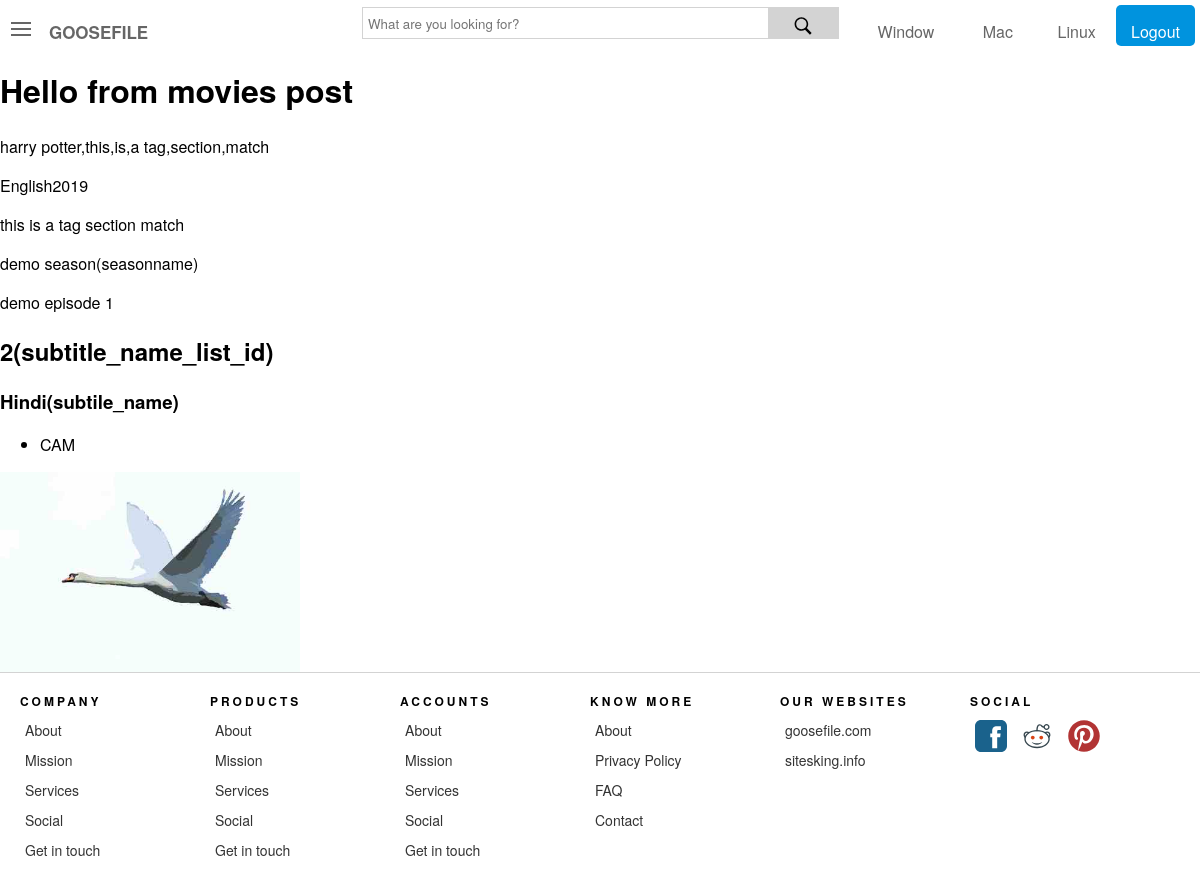
The page /movie/1/ on the database its author committed.
### movies_list/models.py (models this page shows, shortened)
class Movies_list(models.Model):
	id=models.AutoField(primary_key=True)
	name=models.TextField(blank=False,null=False)
	genres_list_id=models.IntegerField(blank=False,null=False)
	cast_id=models.IntegerField()
	director_id=models.IntegerField()
	writer_id=models.IntegerField()
	country_id=models.IntegerField()
	story_line=models.TextField()
	season_id=models.IntegerField(blank=False)
	cost=models.IntegerField()
	Awards_id=models.IntegerField()
	Release=models.DateField(auto_now=False, auto_now_add=False)
	created_at=models.DateTimeField(auto_now=True, auto_now_add=False)
	language_id=models.IntegerField()
	IMDB_ratting=models.FloatField()
	trailer_link=models.TextField()
	views=models.IntegerField()
	likes=models.IntegerField()
	ratting=models.FloatField()
	imdb_link=models.TextField()
	tags=models.TextField()
	class Meta:
		verbose_name_plural = "movies_list"

### language_name/models.py (models this page shows, shortened)
class Language_name(models.Model):
	language_id=models.IntegerField()
	language_name=models.CharField(max_length=40)
	language_short_code=models.TextField(max_length=5)
	class Meta:
		verbose_name_plural="language_name"

### season/models.py (models this page shows, shortened)
class Season(models.Model):
	season_id=models.IntegerField()
	season_no=models.IntegerField()
	season_name=models.TextField(blank=False)
	eposide_id=models.IntegerField()
	plot=models.TextField()
	class Meta:
		verbose_name_plural="season"

### episode/models.py (models this page shows, shortened)
class Episode(models.Model):
	episode_id=models.IntegerField(blank=False)
	episode_no=models.IntegerField()
	episode_name=models.CharField(max_length=40)
	link_list_id=models.IntegerField()
	views=models.IntegerField()
	adult=models.BooleanField()
	filler=models.BooleanField()
	desc=models.TextField()
	class Meta:
		verbose_name_plural = "episode"

### subtitle_list/models.py (models this page shows)
class Subtitle_list(models.Model):
	subtitle_list_id=models.PositiveIntegerField()
	subtitle_no=models.PositiveIntegerField()
	subtitle_name_id=models.PositiveIntegerField()
	class Meta:
		verbose_name_plural="subtitle list"

### subtitle_name/models.py (models this page shows, shortened)
class Subtitle_name(models.Model):
	subtitle_name_id=models.PositiveIntegerField()
	subtitle_name=models.CharField(max_length=40)
	subtitle_short_code=models.CharField(max_length=5)
	class Meta:
		verbose_name_plural="subtitle name"

### quality/models.py (models this page shows)
class Quality(models.Model):
	quality_id=models.PositiveIntegerField()
	quality_name=models.CharField(max_length=40)
	quality_short_name=models.CharField(max_length=6)
	quality_priority=models.PositiveIntegerField()
	class Meta:
		verbose_name_plural='quality'

### pics/models.py (models this page shows)
class Pics(models.Model):
	image_id=models.IntegerField()
	pic_link=models.ImageField(upload_to='images/')
	class Meta:
		verbose_name_plural = "pics"

### movies_list/main_view.py (the view)
# urls.py: path('movie/<int:movie_id>/',movies_details,name="movies-details"),
def movies_details(request,movie_id):
	handler=Handler()
	card=Card()
	obj_movie_list=	handler.get_movie_list(id=movie_id)
	obj_award_list=	handler.get_award_list(award_id=obj_movie_list.Awards_id)
	obj_award_name=	handler.get_award_name(award_name_id=obj_award_list.award_name_id)
	obj_cast=handler.get_cast(cast_id=obj_movie_list.cast_id)
	obj_country_list=handler.get_country_list(country_id=obj_movie_list.country_id)
	obj_director=handler.get_director(director_id=obj_movie_list.director_id)
	obj_season=handler.get_season(season_id=obj_movie_list.season_id)
	obj_episode=handler.get_episode(episode_id=obj_season.eposide_id)
	obj_genre_list=handler.get_genre_list(genre_id=obj_movie_list.genres_list_id)
	obj_genre_name=handler.get_genre_name(genre_name_id=obj_genre_list.genre_name_id)
	obj_language_name=handler.get_language_name(language_id=obj_movie_list.language_id)
	if obj_episode is not None:
		obj_link=handler.get_link(link_list_id=obj_episode.link_list_id)
	else:
		obj_link=None
	if obj_link is not  None:
		obj_server_name=handler.get_server_name(server_name_id=obj_link.server_name_id)
		obj_server_type=handler.get_server_type(server_type_id=obj_link.server_type_id)
		obj_subtitle_list=handler.get_subtitle_list(subtitle_list_id=obj_link.subtitle_list_id)
		obj_quality=handler.get_quality(quality_id=obj_link.quality_id)
	else:
		obj_server_name=None
		obj_server_type=None
		obj_subtitle_list=None
		obj_quality=None
	if obj_subtitle_list is not  None:
		obj_subtitle_name=handler.get_subtitle_name(subtitle_name_id=obj_subtitle_list.subtitle_name_id)
	else:
		obj_subtitle_name=None
	if obj_link is not  None:
		one_best_quality=card.get_best_quality(movie_id)
	else:
		one_best_quality=None
	obj_writer=handler.get_writer(writer_id=obj_movie_list.writer_id)
	obj_cast_pics=handler.get_pics(image_id=obj_cast.image_id)
	tags=obj_movie_list.tags
	tags=tags.split(",")
	context={
		'movie_list':obj_movie_list,
		'award_list':obj_award_list,
		'award_name':obj_award_name,
		'cast':obj_cast,
		'country_list':obj_country_list,
		'director':obj_director,
		'season':obj_season,
		'episode':obj_episode,
		'genre_list':obj_genre_list,
		'genre_name':obj_genre_name,
		'language_name':obj_language_name,
		'link':obj_link,
		'quality':obj_quality,
		'server_name':obj_server_name,
		'server_type':obj_server_type,
		'subtitle_list':obj_subtitle_list,
		'subtitle_name':obj_subtitle_name,
		'writer':obj_writer,
		'cast_pics':obj_cast_pics,
		'tags':tags,
		'best_quality':one_best_quality,
	}
	return render(request,"movies_list_html/movie_post.html",context)

### movies_list/main_view.py (called while the page is built)
	def get_movie_list(self,id):
		try:
			obj_movie_list=Movies_list.objects.get(id=id)
		except Movies_list.DoesNotExist:
			obj_movie_list=None
		return obj_movie_list

	def get_award_list(self,award_id):
		try:
			obj_award_list=Award_list.objects.get(award_id=award_id)
		except Award_list.DoesNotExist:
			obj_award_list
		return obj_award_list

	def get_award_name(self,award_name_id):
		try:
			obj_award_name=Award_name.objects.get(award_name_id=award_name_id)
		except Award_name.DoesNotExist:
			obj_award_name=None
		return obj_award_name

	def get_cast(self,cast_id):
		try:
			obj_cast=Cast.objects.get(cast_id=cast_id)
		except Cast.DoesNotExist:
			obj_cast=None
		return obj_cast

	def get_country_list(self,country_id):
		try:
			obj_country_list=Country_list.objects.get(country_id=country_id)
		except Country_list.DoesNotExist:
			obj_country_list=None
		return obj_country_list

	def get_director(self,director_id):
		try:
			obj_director=Director.objects.get(director_id=director_id)
		except Director.DoesNotExist:
			obj_director=None
		return obj_director

	def get_season(self,season_id):
		try:
			obj_season=Season.objects.get(season_id=season_id)
		except Season.DoesNotExist:
			obj_season=None
		return obj_season

	def get_episode(self,episode_id):
		try:
			obj_episode=Episode.objects.get(episode_id=episode_id)
		except Episode.DoesNotExist:
			obj_episode=None
		return obj_episode

	def get_genre_list(self,genre_id):
		try:
			obj_genre_list=Genre_list.objects.get(genre_id=genre_id)
		except Genre_list.DoesNotExist:
			obj_genre_list=None
		return obj_genre_list

	def get_genre_name(self,genre_name_id):
		try:
			obj_genre_name=Genre_name.objects.get(genre_name_id=genre_name_id)
		except Genre_name.DoesNotExist:
			obj_genre_name=None
		return obj_genre_name

	def get_language_name(self,language_id):
		try:
			obj_language_name=Language_name.objects.get(language_id=language_id)
		except Language_name.DoesNotExist:
			obj_language_name=None
		return obj_language_name

	def get_link(self,link_list_id):
		try:
			obj_link=Link.objects.get(link_list_id=link_list_id)
		except Link.DoesNotExist:
			obj_link=None
		return obj_link

	def get_server_name(self,server_name_id):
		try:
			obj_server_name=Server_name.objects.get(server_name_id=server_name_id)
		except Server_name.DoesNotExist:
			obj_server_name=None
		return obj_server_name

### movies_list/Templates/movies_list_html/movie_post.html (shortened to what this page needs)
{% include "includes/header.html"%}
<h1>Hello from movies post</h1>
{{ movie_list.name }},{{movie_list.tags}}
<p>{{language_name.language_name}}{{movie_list.Release.year}}</p>
{% for t in tags%}
{{t}}
{%endfor%}
<p>{{season.season_name}}(seasonname)</p>
<p>{{episode.episode_name}}</p>
<h2>{{subtitle_list.subtitle_name_id}}(subtitle_name_list_id)</h2>
<h3>{{subtitle_name.subtitle_name}}(subtile_name)</h3>
<ul>
	{% for quality in best_quality %}
		<li>{{quality.quality_short_name}}</li>
	{%endfor%}
</ul>
 <img style="height:200px;height:200px"src="../../media/{{cast_pics.pic_link}}">
{% include 'includes/Footer.html' %}

### movies_list/Templates/includes/header.html (shortened to what this page needs)
<head>
{%load static%}
<link rel="stylesheet" type="text/css" href="{% static "assets/css/header-footer.css" %}">
</head>
<body >
<div id="headerContainer">
        <div id="header">
            <div id="headerLeft">
                <div class="header-content">
                    <span style="font-size:30px;cursor:pointer;color:inherit;" onclick="openNav3();openOffcanvas()">
                    </span>
                    <a href="{% url 'movies-detail' %}" style="text-decoration:none; color:inherit;"><span class="logo">Goosefile</span></a>
                 </div>
            </div>
            <div id="headerCenter">
 <form action='search.php' id='search-form' method='get' target='_top'>
                       <div class="search">
                          <input type="text" class="searchTerm" id="search" name="term" placeholder="What are you looking for?" autocomplete="off">
                          <button type="submit" class="searchButton">
                         </button>
                       </div></form>
            </div>
        <div id="headerRight">
            <div class="navmenu"><li> <a  href="#home" >Window</a></li><li ><a style="padding-left: 6%;" href="#profile">Mac</a></li>
              <li><a href="#contact">Linux</a></li>
                <li><a href="includes/handlers/logout.php" style="background: #0093de;
    border-radius: 5px;
    color: white;">Logout</a></li>
            </div>
        </div>
     </div>
</div>
<div id="mainContent-nav-mobile">

### movies_list/Templates/includes/footer.html (shortened to what this page needs)
<div class="footer">
  <div class="contain">
  <div class="col">
    <h1>Company</h1>
    <ul>
      <li>About</li>
      <li>Mission</li>
      <li>Services</li>
      <li>Social</li>
      <li>Get in touch</li>
    </ul>
  </div>
  <div class="col">
    <h1>Products</h1>
    <ul>
      <li>About</li>
      <li>Mission</li>
      <li>Services</li>
      <li>Social</li>
      <li>Get in touch</li>
    </ul>
  </div>
  <div class="col">
    <h1>Accounts</h1>
    <ul>
      <li>About</li>
      <li>Mission</li>
      <li>Services</li>
      <li>Social</li>
      <li>Get in touch</li>
    </ul>
  </div>
  <div class="col">
    <h1>Know More</h1>
    <ul>
      <li> <a href="About.php">About</a></li>
      <li><a href="privacy_policy.php">Privacy Policy</a></li>
      <li><a href="faq.php">FAQ</a></li>
      <li><a href="contact.php">Contact</a></li>
    </ul>
  </div>
  <div class="col">
    <h1>Our Websites</h1>
    <ul>
      <li><a href="https://goosefile.com/" target="_blank">goosefile.com</a></li>
      <li><a href="https://sitesking.info/" target="_blank">sitesking.info</a></li>
    </ul>
  </div>
  <div class="col social">
    <h1>Social</h1>
    <ul>
      <li> </li>
      <li></li>
      <li></li>
    </ul>
  </div>
</div>
</div>
<div id="snackbar">Some text some message..</div></div>
</head>
<body>

### movies_list/static/assets/css/header-footer.css (style rules this page uses)
html, body { padding: 0; margin: 0; background-color: white; }
* { font-family: "Helvetica Neue", Helvetica, Arial, sans-serif; }
* { -webkit-user-select: none; -moz-user-select: -moz-none; -ms-user-select: none; user-select: none; -webkit-tap-highlight-color: rgba(0, 0, 0, 0); }
input[type="text"], textarea, [contenteditable] { -webkit-user-select: text; -moz-user-select: text; -ms-user-select: text; user-select: text; }
#headerRight .navmenu { width:92%; float: right; }
#header #headerLeft .header-content .logo { font-size: 17px; font-weight: bold; text-transform: uppercase; margin: 0 1%; }
#headerRight .navmenu li { list-style-type: none; display: inline; }
#headerRight .navmenu li a { float:left; width:20%; text-align: center; text-decoration: none; padding: 15px 2% 3px 2%; color:inherit; }
#headerContainer { width: 100%; background:white; top: 0; border-radius: 1px solid lightgray; height:46px; }
#header { display: flex; padding: 5px; height:46px; box-sizing: border-box; color: #666666; }
#headerLeft, #headerRight { width: 30%; }
#headerCenter { width: 40%; display: flex; flex-direction: column; }
#headerleft .header-content { text-align: left; }
.search { padding-top:2px; width: 100%; position: relative; }
.searchTerm { float: left; width: 86%; border: 1px solid lightgray; padding: 5px; height: 32px; outline: none; color: #9DBFAF; }
.searchButton { position: absolute; right: -1px; width: 15%; height: 32px; text-align: center; color: black; border: 1px solid lightgray; cursor: pointer; font-size: 20px; background-color: lightgray; }
.footer { border-top: 1px solid lightgray; width: 100%; left: 0; bottom: 0; display: inline-block; background-color: white; }
.footer .col { width: 190px; height: auto; float: left; box-sizing: border-box; -webkit-box-sizing: border-box; -moz-box-sizing: border-box; padding: 0px 20px 20px 20px; }
.footer .col h1 { margin: 0; padding: 0; font-family: inherit; font-size: 12px; line-height: 17px; padding: 20px 0px 5px 0px; color: inherit; font-weight: normal; text-transform: uppercase; letter-spacing: 0.250em;font-weight: bold; }
.footer .col ul { list-style-type: none; margin: 0; padding: 0; }
.footer .col ul li { color: #333; font-size: 14px; font-family: inherit; padding: 5px 0px 5px 5px; cursor: pointer; transition: .2s; -webkit-transition: .2s; -moz-transition: .2s; }
.social ul li { display: inline-block; padding-right: 5px !important; }
body { transition: background-color .5s; }

### movies_list/Templates/includes/footer.html (style rules this page uses)
.col ul li a { color:inherit; cursor: pointer; text-decoration: none; }

### rows shown on the page
Movies_list: name "harry potter", tags "this,is,a tag,section,match", Release.year "2019"
Language_name: language_name "English"
Season: season_name "demo season"
Episode: episode_name "demo episode 1"
Subtitle_list: subtitle_name_id "2"
Subtitle_name: subtitle_name "Hindi"
Quality: quality_short_name "CAM"
Pics: pic_link (picture)

### other values the page prints
{{ t }} "this" "is" "a tag" "section" "match"
